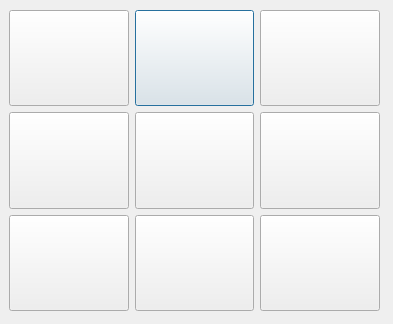
<?xml version="1.0" encoding="UTF-8"?>
<ui version="4.0">
 <class>lastpositiondisplay</class>
 <widget class="QDialog" name="lastpositiondisplay">
  <property name="geometry">
   <rect>
    <x>0</x>
    <y>0</y>
    <width>393</width>
    <height>324</height>
   </rect>
  </property>
  <property name="windowTitle">
   <string>Dialog</string>
  </property>
  <widget class="QWidget" name="gridLayoutWidget">
   <property name="geometry">
    <rect>
     <x>9</x>
     <y>10</y>
     <width>371</width>
     <height>301</height>
    </rect>
   </property>
   <layout class="QGridLayout" name="gridLayout">
    <item row="0" column="1">
     <widget class="QPushButton" name="button_0_1">
      <property name="sizePolicy">
       <sizepolicy hsizetype="Minimum" vsizetype="MinimumExpanding">
        <horstretch>0</horstretch>
        <verstretch>0</verstretch>
       </sizepolicy>
      </property>
      <property name="text">
       <string/>
      </property>
     </widget>
    </item>
    <item row="0" column="0">
     <widget class="QPushButton" name="button_0_0">
      <property name="sizePolicy">
       <sizepolicy hsizetype="Minimum" vsizetype="Expanding">
        <horstretch>0</horstretch>
        <verstretch>0</verstretch>
       </sizepolicy>
      </property>
      <property name="text">
       <string/>
      </property>
     </widget>
    </item>
    <item row="3" column="1">
     <widget class="QPushButton" name="button_2_1">
      <property name="sizePolicy">
       <sizepolicy hsizetype="Minimum" vsizetype="Expanding">
        <horstretch>0</horstretch>
        <verstretch>0</verstretch>
       </sizepolicy>
      </property>
      <property name="text">
       <string/>
      </property>
     </widget>
    </item>
    <item row="0" column="2">
     <widget class="QPushButton" name="button_0_2">
      <property name="sizePolicy">
       <sizepolicy hsizetype="Minimum" vsizetype="Expanding">
        <horstretch>0</horstretch>
        <verstretch>0</verstretch>
       </sizepolicy>
      </property>
      <property name="text">
       <string/>
      </property>
     </widget>
    </item>
    <item row="3" column="0">
     <widget class="QPushButton" name="button_2_0">
      <property name="sizePolicy">
       <sizepolicy hsizetype="Minimum" vsizetype="Expanding">
        <horstretch>0</horstretch>
        <verstretch>0</verstretch>
       </sizepolicy>
      </property>
      <property name="text">
       <string/>
      </property>
     </widget>
    </item>
    <item row="1" column="1">
     <widget class="QPushButton" name="button_1_1">
      <property name="sizePolicy">
       <sizepolicy hsizetype="Minimum" vsizetype="Expanding">
        <horstretch>0</horstretch>
        <verstretch>0</verstretch>
       </sizepolicy>
      </property>
      <property name="text">
       <string/>
      </property>
     </widget>
    </item>
    <item row="3" column="2">
     <widget class="QPushButton" name="button_2_2">
      <property name="sizePolicy">
       <sizepolicy hsizetype="Minimum" vsizetype="Expanding">
        <horstretch>0</horstretch>
        <verstretch>0</verstretch>
       </sizepolicy>
      </property>
      <property name="text">
       <string/>
      </property>
     </widget>
    </item>
    <item row="1" column="0">
     <widget class="QPushButton" name="button_1_0">
      <property name="sizePolicy">
       <sizepolicy hsizetype="Minimum" vsizetype="Expanding">
        <horstretch>0</horstretch>
        <verstretch>0</verstretch>
       </sizepolicy>
      </property>
      <property name="text">
       <string/>
      </property>
     </widget>
    </item>
    <item row="1" column="2">
     <widget class="QPushButton" name="button_1_2">
      <property name="sizePolicy">
       <sizepolicy hsizetype="Minimum" vsizetype="MinimumExpanding">
        <horstretch>0</horstretch>
        <verstretch>0</verstretch>
       </sizepolicy>
      </property>
      <property name="text">
       <string/>
      </property>
     </widget>
    </item>
   </layout>
  </widget>
 </widget>
 <resources/>
 <connections/>
</ui>
